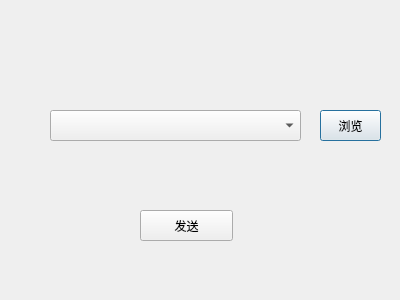
<?xml version="1.0" encoding="UTF-8"?>
<ui version="4.0">
 <class>send</class>
 <widget class="QDialog" name="send">
  <property name="geometry">
   <rect>
    <x>0</x>
    <y>0</y>
    <width>400</width>
    <height>300</height>
   </rect>
  </property>
  <property name="windowTitle">
   <string>Dialog</string>
  </property>
  <widget class="QPushButton" name="pushButton">
   <property name="geometry">
    <rect>
     <x>320</x>
     <y>110</y>
     <width>61</width>
     <height>31</height>
    </rect>
   </property>
   <property name="text">
    <string>浏览</string>
   </property>
  </widget>
  <widget class="QPushButton" name="pushButton_2">
   <property name="geometry">
    <rect>
     <x>140</x>
     <y>210</y>
     <width>93</width>
     <height>31</height>
    </rect>
   </property>
   <property name="text">
    <string>发送</string>
   </property>
  </widget>
  <widget class="QComboBox" name="comboBox">
   <property name="geometry">
    <rect>
     <x>50</x>
     <y>110</y>
     <width>251</width>
     <height>31</height>
    </rect>
   </property>
  </widget>
 </widget>
 <resources/>
 <connections/>
</ui>
